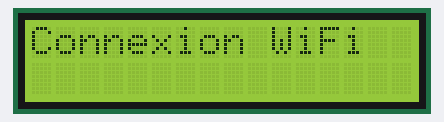
Bench run of a sketch on a simulated ESP32. On the bench: 16×2 character LCD. WiFi joins after 1.5 s; servers stay silent unless stated; web services answer with replies made up by the test bench; what the sketch prints to the serial monitor is not drawn.

Above: at 0.1 s.
At 1.6 s:
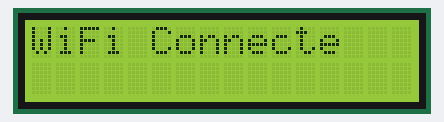
At 2.7 s:
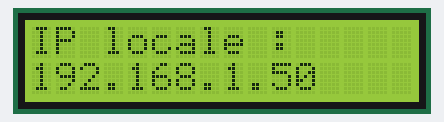
At 5.9 s:
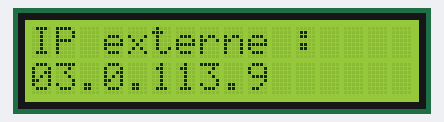

The sketch:

TP.ino
```cpp
  #include <WiFi.h>
#include <HTTPClient.h>
#include <Wire.h>
#include <LiquidCrystal_I2C.h>

// Définition des broches SDA et SCL pour la communication I2C
#define SDA 13
#define SCL 14

// Initialisation de l'écran LCD avec l'adresse I2C
LiquidCrystal_I2C ecranLCD(0x27, 16, 2);

// Définition des informations WiFi
const char* nomReseauWiFi = "********"; // Remplacez par le nom de votre réseau WiFi
const char* motDePasseWiFi = "********"; // Remplacez par votre mot de passe WiFi

void setup() {
  // Initialisation de la communication série pour le débogage
  Serial.begin(115200);

  // Initialisation de la communication I2C
  Wire.begin(SDA, SCL);

  // Initialisation de l'écran LCD
  ecranLCD.init();
  ecranLCD.backlight();
  ecranLCD.setCursor(0, 0);
  ecranLCD.print("Connexion WiFi");

  // Connexion au réseau WiFi
  WiFi.begin(nomReseauWiFi, motDePasseWiFi);
  while (WiFi.status() != WL_CONNECTED) {
    delay(500);
    Serial.print(".");
  }

  // Confirmation de la connexion
  ecranLCD.clear();
  ecranLCD.print("WiFi Connecte");
  delay(1000);
  ecranLCD.clear();

  // Récupération et affichage de l'adresse IP locale
  String adresseIPLocale = WiFi.localIP().toString();
  ecranLCD.print("IP locale :");
  ecranLCD.setCursor(0, 1);
  ecranLCD.print(adresseIPLocale);
  delay(3000);
  ecranLCD.clear();

  // Récupération de l'adresse IP externe
  if (WiFi.status() == WL_CONNECTED) {
    HTTPClient requeteHTTP;
    requeteHTTP.begin("http://api.ipify.org"); // URL pour récupérer l'IP externe
    int codeHTTP = requeteHTTP.GET();

    if (codeHTTP > 0) { // Si la requête HTTP est un succès
      String reponse = requeteHTTP.getString();
      // Extraction de l'adresse IP externe
      String adresseIPExterne = reponse.substring(reponse.indexOf(":") + 2, reponse.indexOf("\"", reponse.indexOf(":") + 2));
      ecranLCD.print("IP externe :");
      ecranLCD.setCursor(0, 1);
      ecranLCD.print(adresseIPExterne);
      delay(3000);
    } else {
      ecranLCD.print("Erreur HTTP");
    }
    requeteHTTP.end();
  }
}

void loop() {
  // Pas de boucle nécessaire pour ce projet
}
```

Measured:
- what the display in image 1 shows lasts 1.0 s, from 1.6 s to 2.6 s
- what the display in image 2 shows lasts 3.0 s, from 2.6 s to 5.6 s
